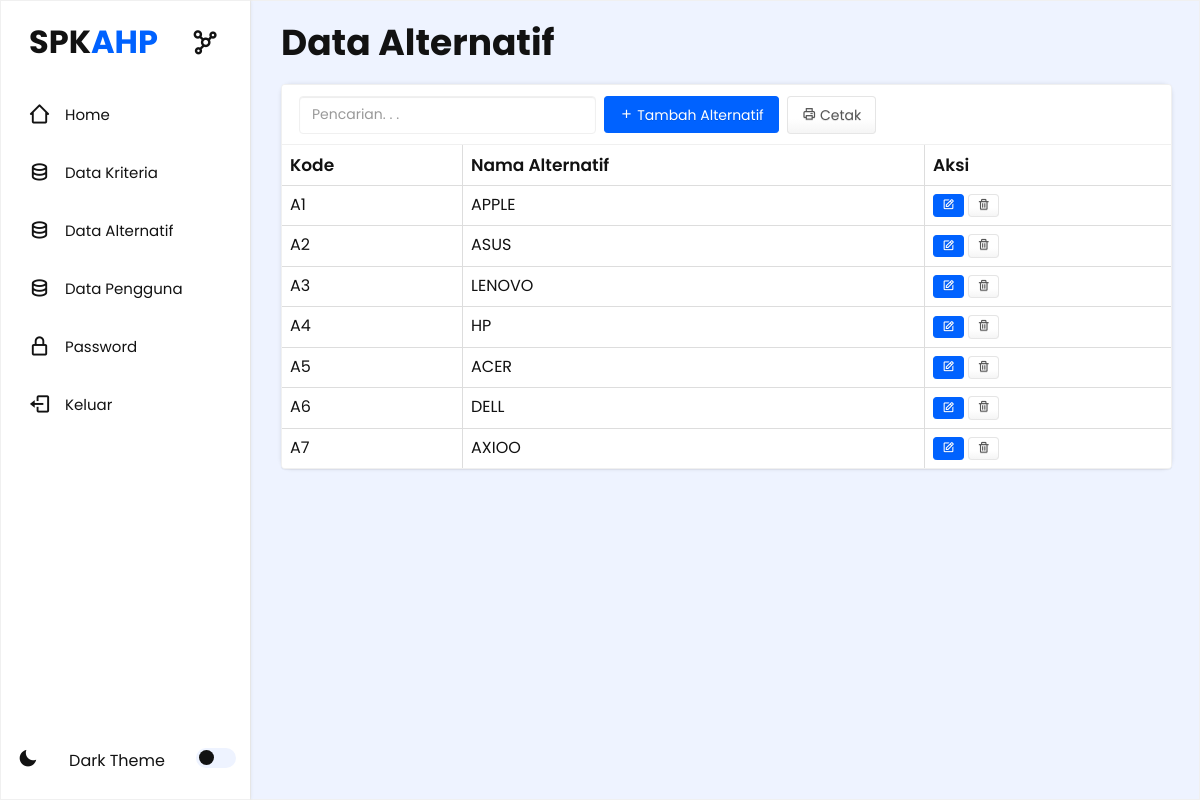
The page /halaman_admin.php?m=alternatif (signed in) on the database its author committed.
### tables this page shows
CREATE TABLE `tb_alternatif` (
  `kode_alternatif` varchar(16) NOT NULL,
  `nama_alternatif` varchar(255) DEFAULT NULL,
  `keterangan` varchar(255) DEFAULT NULL,
  `total` double DEFAULT NULL,
  `rank` int(11) DEFAULT NULL
);

### functions.php (called while the page is built, shortened)
<?php
include 'config.php';
include 'includes/db.php';
$db = new db($config['server'], $config['username'], $config['password'], $config['database_name']);
function is_able($mod)
{
    $role = array(
        'admin' => array(
            'user',
            'alternatif',
            'kriteria',
            'nilai',
            'hitung',
            'password',
            'logout',
        ),
        'user' => array(
            'alternatif',
            'kriteria',
            'nilai',
            'hitung',
            'password',
            'logout',
        ),
        'guest' => array(
            'login',
            'daftar',
        ),
    );
    return in_array($mod, (array) $role[$_SESSION['level']]);
}
function is_hidden($mod)
{
    return (is_able($mod)) ? '' : 'hidden';
}
function esc_field($str)
{
    return addslashes($str);
}

### config.php (called while the page is built)
<?php
$config["server"] = 'localhost';
$config["username"] = 'root';
$config["password"] = '';
$config["database_name"] = 'ahp_per_user';

### includes/db.php (called while the page is built, shortened)
<?php
class DB
{
    var $conn = null;
    public function __construct($host, $username, $passwd, $dbname)
    {
        $this->conn = mysqli_connect($host, $username, $passwd, $dbname);
    }
    public function query($sql)
    {
        $query = mysqli_query($this->conn, $sql) or die('<pre>Error mysqli_query: ' . mysqli_error($this->conn) . '<br />' . $sql . '</pre>');
        return $query;
    }
    public function get_results($sql)
    {
        $query = $this->query($sql);
        $arr = array();
        while ($row = mysqli_fetch_object($query)) {
            $arr[] = $row;
        }
        return $arr;
    }
}

### alternatif.php (the view, shortened to what this page needs)
<section class="home section">
    <div class="main">
        <div class="main-content">
            <h1>Data Alternatif</h1>
            <div class="box_p">
                <div class="panel panel-default">
                    <div class="panel-heading">
                        <form class="form-inline">
                            <div class="form-group">
                                <input class="form-control" type="text" placeholder="Pencarian. . ." name="q" value="<?= $_GET['q'] ?>" />
                            </div>
                            <div class="form-group">
                                <a class="btn btn-primary" href="?m=alternatif_tambah"><span class="bx bx-plus"></span> Tambah Alternatif</a>
                            </div>
                            <div class="form-group">
                                <a class="btn btn-default" href="cetak.php?<?= $_SERVER['QUERY_STRING'] ?>" target="_blank"><span class="bx bx-printer"></span> Cetak</a>
                            </div>
                        </form>
                    </div>
                    <div class="table-responsive">
                        <table class="table table-bordered table-hover table-striped">
                            <thead>
                                <tr>
                                    <th>Kode</th>
                                    <th>Nama Alternatif</th>
                                    <th>Aksi</th>
                                </tr>
                            </thead>
                            <?php
                            $q = esc_field($_GET['q']);
                            $rows = $db->get_results("SELECT * FROM tb_alternatif
                                WHERE kode_alternatif LIKE '%$q%'
                                    OR nama_alternatif LIKE '%$q%'
                                ORDER BY kode_alternatif");
                            foreach ($rows as $row) : ?>
                                <tr>
                                    <td><?= $row->kode_alternatif ?></td>
                                    <td><?= $row->nama_alternatif ?></td>
                                    <td>
                                        <a class="btn btn-xs btn-primary" href="?m=alternatif_ubah&ID=<?= $row->kode_alternatif ?>"><span class="bx bx-edit"></span></a>
                                        <a class="btn btn-xs btn-default" href="aksi.php?act=alternatif_hapus&ID=<?= $row->kode_alternatif ?>" onclick="return confirm('Hapus data?')"><span class="bx bx-trash"></span></a>
                                    </td>
                                </tr>
                            <?php endforeach ?>
                        </table>
                    </div>
                </div>
            </div>
        </div>
    </div>
</section>

### halaman_admin.php (shortened to what this page needs)
<?php
include 'functions.php';
?>
<!DOCTYPE html>
<html lang="en">
<head>
    <link rel="stylesheet" href="assets/css/style.css" />
    <link rel="stylesheet" href="assets/css/style_main.css" />
    <link href="https://unpkg.com/boxicons@2.1.4/css/boxicons.min.css" rel="stylesheet"/>
</head>
<body>
    <nav class="navbar">
        <div class="container">
            <div class="navbar-header">
                <section class="sidebar">
                    <div class="nav-header">
                        <p class="logo">SPK<span>AHP</span> </p>
                        <i class="bx bx-network-chart btn-menu"></i>
                    </div>
                    <ul class="nav">
                    <li>
                        <a href="?m=beranda_admin" class="active">
                            <i class="bx bx-home-alt-2"></i>
                            <span class="title">Home</span>
                        </a>
                    </li>
                    <li>
                        <a href="?m=kriteria">
                            <i class='bx bx-data'></i>
                            <span class="title">Data Kriteria</span>
                        </a>
                    </li>
                    <li>
                        <a href="?m=alternatif">
                            <i class="bx bx-data"></i>
                            <span class="title">Data Alternatif</span>
                        </a>
                    </li>
                    <li class="<?= is_hidden('user') ?>">
                        <a href="?m=user" >
                            <i class="bx bx-data"></i>
                            <span class="title">Data Pengguna</span>
                        </a>
                    </li>
                    <li>
                        <a href="?m=password">
                            <i class='bx bx-lock-alt'></i>
                            <span class="title">Password</span>
                        </a>
                    </li>
                    <li>
                        <a href="aksi.php?act=logout">
                            <i class='bx bx-log-out'></i>
                            <span class="title">Keluar</span>
                        </a>
                    </li>
                    </ul>
                    <div class="theme-wrapper">
                        <i class="bx bxs-moon theme-icon"></i>
                        <p>Dark Theme</p>
                        <div class="theme-btn">
                            <span class="theme-ball"></span>
                        </div>
                    </div>
                </section>
            </div>
        </div>
    </nav>
    <div class="container active hentry">
    <?php
    if (file_exists($mod . '.php'))
        include $mod . '.php';
    else
        include 'home_admin.php';
    ?>
    </div>
</body>
</html>

### rows shown on the page
tb_alternatif: kode_alternatif "A1", nama_alternatif "APPLE"
tb_alternatif: kode_alternatif "A2", nama_alternatif "ASUS"
tb_alternatif: kode_alternatif "A3", nama_alternatif "LENOVO"
tb_alternatif: kode_alternatif "A4", nama_alternatif "HP"
tb_alternatif: kode_alternatif "A5", nama_alternatif "ACER"
tb_alternatif: kode_alternatif "A6", nama_alternatif "DELL"
tb_alternatif: kode_alternatif "A7", nama_alternatif "AXIOO"
